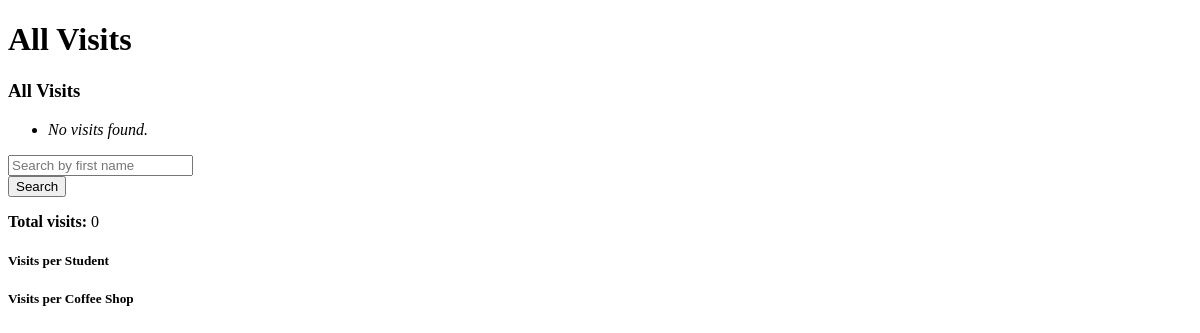
Before: /students/visits/ with the older database file.
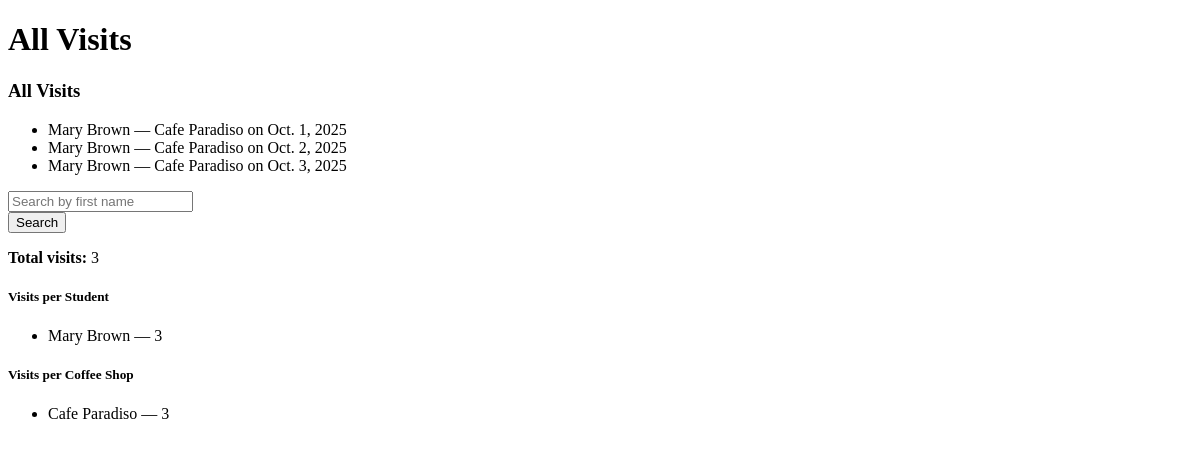
After: the same page with the newer database file.
### students/models.py (models this page shows, shortened)
class Visit(models.Model):
    student = models.ForeignKey(Student, on_delete=models.PROTECT)
    shop = models.ForeignKey(CoffeeShop, on_delete=models.PROTECT)
    visit_date = models.DateField()
    study_duration = models.IntegerField(default=0)
    class Meta:
        constraints = [
            models.UniqueConstraint(fields=['student', 'shop', 'visit_date'], name='unique_visit_date')
        ]
        ordering = ['visit_date']

class Student(models.Model):
    student_id = models.AutoField(primary_key=True)
    first_name = models.CharField(max_length=45)
    last_name = models.CharField(max_length=45)
    campus_address = models.CharField(max_length=200)
    major = models.CharField(max_length=100, blank=True)

class CoffeeShop(models.Model):
    shop_id = models.AutoField(primary_key=True)
    name = models.CharField(max_length=100)
    location = models.CharField(max_length=200)
    capacity = models.IntegerField(default=0)

### students/views.py (the view)
# urls.py: path("visits/", VisitListView.as_view(), name="visit-list"),
class VisitListView(ListView):
    model = Visit
    template_name = "visit_list.html"
    context_object_name = "visit_list"
    def get_queryset(self):
        q = self.request.GET.get("q", "")
        if q:
            return Visit.objects.filter(student__first_name__icontains=q)
        return Visit.objects.all()
    def get_context_data(self, **kwargs):
        ctx = super().get_context_data(**kwargs)
        ctx["q"] = self.request.GET.get("q", "")
        ctx["visits_per_student"] = (
            Visit.objects.values("student__first_name", "student__last_name")
            .annotate(count=Count("id"))
            .order_by("-count")
        )
        ctx["visits_per_shop"] = (
            Visit.objects.values("shop__name")
            .annotate(count=Count("id"))
            .order_by("-count")
        )
        ctx["total_visits"] = Visit.objects.count()
        return ctx

### templates/visit_list.html (shortened to what this page needs)
{% extends "base.html" %}
{% block page_title %}All Visits{% endblock %}
{% block content %}
  <h3>All Visits</h3>
  <ul>
    {% for visit in visit_list %}
      <li>
        {{ visit.student.first_name }} {{ visit.student.last_name }}
        — {{ visit.shop.name }} on {{ visit.visit_date }}
      </li>
    {% empty %}
      <li><em>No visits found.</em></li>
    {% endfor %}
  </ul>
  <form method="get" class="row g-2 mb-3">
    <div class="col-auto">
      <input type="search" name="q" value="{{ q }}" class="form-control"
             placeholder="Search by first name">
    </div>
    <div class="col-auto">
      <button class="btn btn-primary" type="submit">Search</button>
    </div>
  </form>
  <p><strong>Total visits:</strong> {{ total_visits }}</p>
  <h5>Visits per Student</h5>
  <ul>
    {% for g in visits_per_student %}
      <li>{{ g.student__first_name }} {{ g.student__last_name }} — {{ g.count }}</li>
    {% endfor %}
  </ul>
  <h5>Visits per Coffee Shop</h5>
  <ul>
    {% for g in visits_per_shop %}
      <li>{{ g.shop__name }} — {{ g.count }}</li>
    {% endfor %}
  </ul>
{% endblock %}

Changed rows visible on the page:
added Visit: student.first_name "Mary", student.last_name "Brown", shop.name "Cafe Paradiso", visit_date "Oct. 1, 2025"
added Visit: student.first_name "Mary", student.last_name "Brown", shop.name "Cafe Paradiso", visit_date "Oct. 2, 2025"
added Visit: student.first_name "Mary", student.last_name "Brown", shop.name "Cafe Paradiso", visit_date "Oct. 3, 2025"
now on this page (row unchanged): Student: student__first_name "Mary", student__last_name "Brown", count "3"
added CoffeeShop: shop__name "Cafe Paradiso", count "3"
Other visible differences:
{{ total_visits }}: "0" → "3"
text no longer shown: "No visits found."
